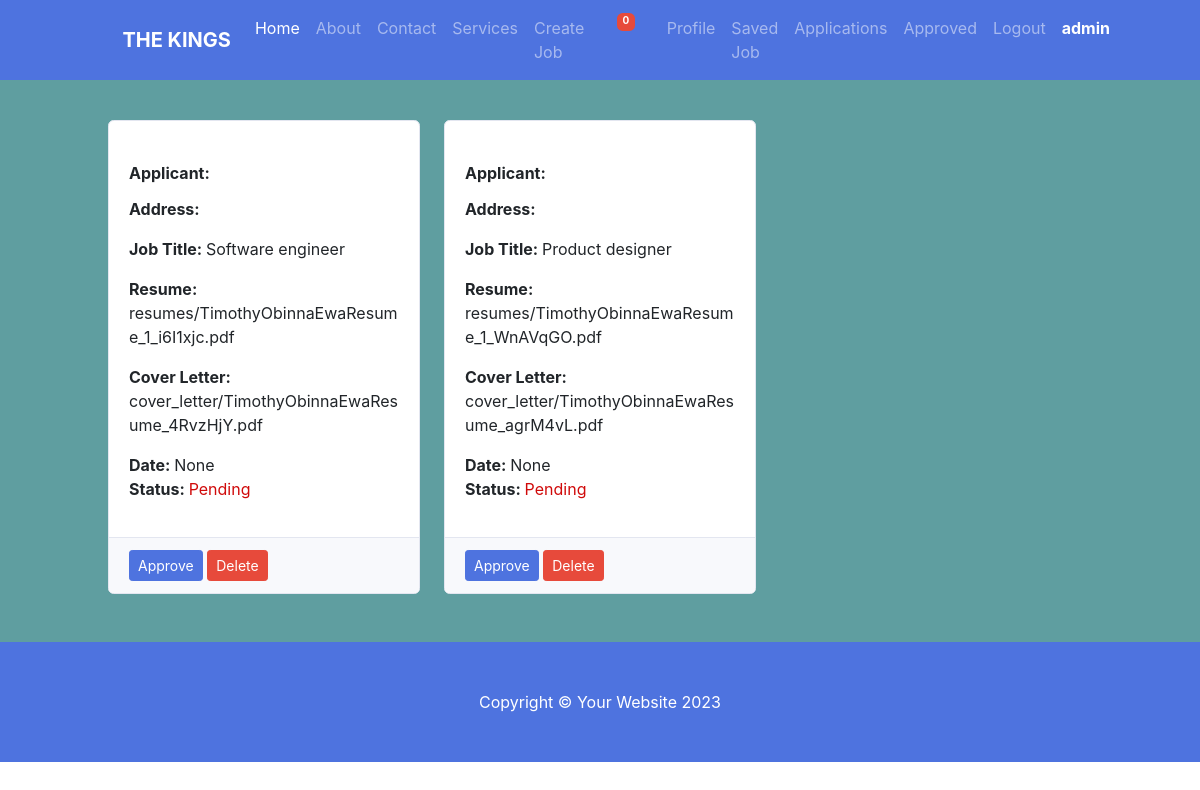
The app's page /Applications/ (signed in) with its own data.
### Job_app/models.py (models this page shows, shortened)
class Application(models.Model):
    applicant = models.ForeignKey(User, on_delete=models.CASCADE)
    job = models.ForeignKey(Job, on_delete=models.CASCADE)
    full_name = models.CharField(max_length=300)
    address = models.CharField(max_length=300)
    dob = models.DateField(blank=True, null=True)
    resume = models.FileField(upload_to='resumes/')
    cover_letter = models.FileField(upload_to='cover_letter/')
    apply_now = models.BooleanField(choices=Apply_choice, default=False)
    apply_later = models.BooleanField(choices=Apply_choice, default=False)
    application_status = models.CharField(choices=Application_Status, max_length=300, default='Pending')
    date = models.DateTimeField(auto_now_add=True)
    class Meta:
        ordering = ['-date']

class Job(models.Model):
    Interest = (
    ('Select Here', 'Select Here'),
    ('Tech', 'Tech'),
    ('Business', 'Business'),
    ('Company', 'Company'),
    ('Education', 'Education'),
    ('Bank', 'Bank'),
    ('Remote', 'remote')
)
    title = models.CharField(max_length=255)
    description = models.TextField()
    requirements = models.TextField()
    company = models.CharField(max_length=255)
    area_of_interest = models.CharField(choices=Interest, max_length=255)
    posted_date = models.DateTimeField(auto_now_add=True)
    posted_by = models.ForeignKey(User, on_delete=models.CASCADE)
    def __str__(self):
        return self.title
    class Meta:
        ordering = ['-posted_date']

### Job_app/views.py (the view)
# urls.py: path('Applications/', Apply_list.as_view(), name='app-list'),
class Apply_list(LoginRequiredMixin, View):
    login_url = 'login'
    def get(self, request):
        app_list = Application.objects.filter(application_status='Pending')
        context = {
            'app_list':app_list
        }
        return render(request, 'application_list.html', context=context)

### template/application_list.html (shortened to what this page needs)
<!DOCTYPE html>
{% extends "header.html" %}
{% load static %}
  {% block 'contents' %}
    <body>
        <div class="cont">
            <div class="container px-4 px-lg-5" >
                <div class="row gx-4 gx-lg-5">
                    {% for app in app_list %}
                    <div class="col-md-4 mb-5">
                        <div class="card h-100">
                            <div class="card-body">
                                <strong>Applicant: </strong><h2 class="card-title">{{app.full_name}}</h2>
                                <p class="card-text"><Strong>Address: </Strong>{{ app.address }}</p>
                                <p class="card-text"><strong>Job Title: </strong>{{ app.job | slice:":96" }}</p>
                                <p class="card-text"><Strong>Resume: </Strong>{{ app.resume }}</p>
                                <p class="card-text"><strong>Cover Letter: </strong>{{ app.cover_letter}}</p>
                                <p class="card-text"><strong>Date: </strong>{{ app.date}} <br><SPan><strong>Status: </strong ><span class="text">{{ app.application_status}}</span></SPan></p>
                            </div>
                            <div class="card-footer">
                                {% if user.is_staff %}
                                <a class="btn btn-primary btn-sm" href="{% url "approve_application" app.pk %}">Approve</a>
                                <a class="btn btn-danger btn-sm" href="{% url "delete_app" app.pk %}">Delete</a>
                                {% endif %}
                            </div>
                        </div>
                    </div>
                    {% endfor %}
                </div>
            </div>
        </div>
        {% include "footer.html" %}
    </body>
    {% endblock 'contents' %}

### template/header.html (shortened to what this page needs)
<!DOCTYPE html>
{% load static %}
<html lang="en">
    <head>
        <link href="https://cdn.jsdelivr.net/npm/bootstrap@5.3.3/dist/css/bootstrap.min.css" rel="stylesheet">
        <link href="{% static 'css/styles.css' %}" rel="stylesheet" />
        <link href="{% static 'css1/css/sb-admin-2.min.css' %}" rel="stylesheet">
        <link href="{% static 'css1/vendor/datatables/dataTables.bootstrap4.min.css' %}" rel="stylesheet">
        <link href="{% static 'css1/vendor/fontawesome-free/css/all.min.css' %}" rel="stylesheet" type="text/css">
    </head>
    <body>
        <nav class="navbar navbar-expand-lg navbar-dark bg-primary">
            <div class="container px-5">
                <a class="navbar-brand" href="#!"><strong>THE KINGS</strong></a>
                <div class="collapse navbar-collapse" id="navbarSupportedContent">
                    <ul class="navbar-nav ms-auto mb-2 mb-lg-0">
                        <li class="nav-item"><a class="nav-link active" aria-current="page" href="{% url "dashboard" %}">Home</a></li>
                        <li class="nav-item"><a class="nav-link" href="#!">About</a></li>
                        <li class="nav-item"><a class="nav-link" href="#!">Contact</a></li>
                        <li class="nav-item"><a class="nav-link" href="#!">Services</a></li>
                        {% if user.is_staff %}
                        <li class="nav-item"><a class="nav-link" href="{% url "create_job" %}">Create Job</a></li>
                        {% endif %}
                        <li class="nav-item dropdown no-arrow mx-1">
                            <a class="nav-link dropdown-toggle" href="#" id="alertsDropdown" role="button"
                                data-toggle="dropdown" aria-haspopup="true" aria-expanded="false">
                                <i class="fas fa-bell fa-fw"></i>
                                <span class="badge badge-danger badge-counter">{{ notification_count.count|length }}</span>
                            </a>
                        </li>
                        <li class="nav-item"><a class="nav-link" href="{% url "profilepage" %}">Profile</a></li>
                        <li class="nav-item"><a class="nav-link" href="{% url "saved-add" %}">Saved Job</a></li>
                        {% if user.is_staff %}
                        <li class="nav-item"><a class="nav-link" href="{% url "userapp-list" %}">Applications</a></li>
                        <li class="nav-item"><a class="nav-link" href="{% url "approved" %}">Approved</a></li>
                        {% endif %}
                        {% if user.is_authenticated %}
                        <li class="nav-item"><a class="nav-link" href="{% url "logout" %}">Logout</a></li>
                        {% endif %}
                        <li class="nav-item"><a class="nav-link active" href="#"><strong>{{request.user}}</strong></a></li>
                    </ul>
                </div>
            </div>
        </nav>
    </body>
</html>
{% block 'contents' %}
{% endblock 'contents' %}

### template/header.html (style rules this page uses)
.badge { position: relative; right: 12px; bottom: 10px; height: 18px; width: 18px; font-size: x-small; }

### template/application_list.html (style rules this page uses)
.container { width: 90%; }
.card-body { margin-top: 20px; }
.cont { background-color: cadetblue; padding-top: 40px; }
.text { color: rgb(208, 10, 10); }

### records on screen
Application: job "Software engineer", resume "resumes/TimothyObinnaEwaResume_1_i6I1xjc.pdf", cover_letter "cover_letter/TimothyObinnaEwaResume_4RvzHjY.pdf", date "None", application_status "Pending"
Application: job "Product designer", resume "resumes/TimothyObinnaEwaResume_1_WnAVqGO.pdf", cover_letter "cover_letter/TimothyObinnaEwaResume_agrM4vL.pdf", date "None", application_status "Pending"

### other values on screen
{{ notification_count.count|length }} "0"
{{ request.user }} "admin"
